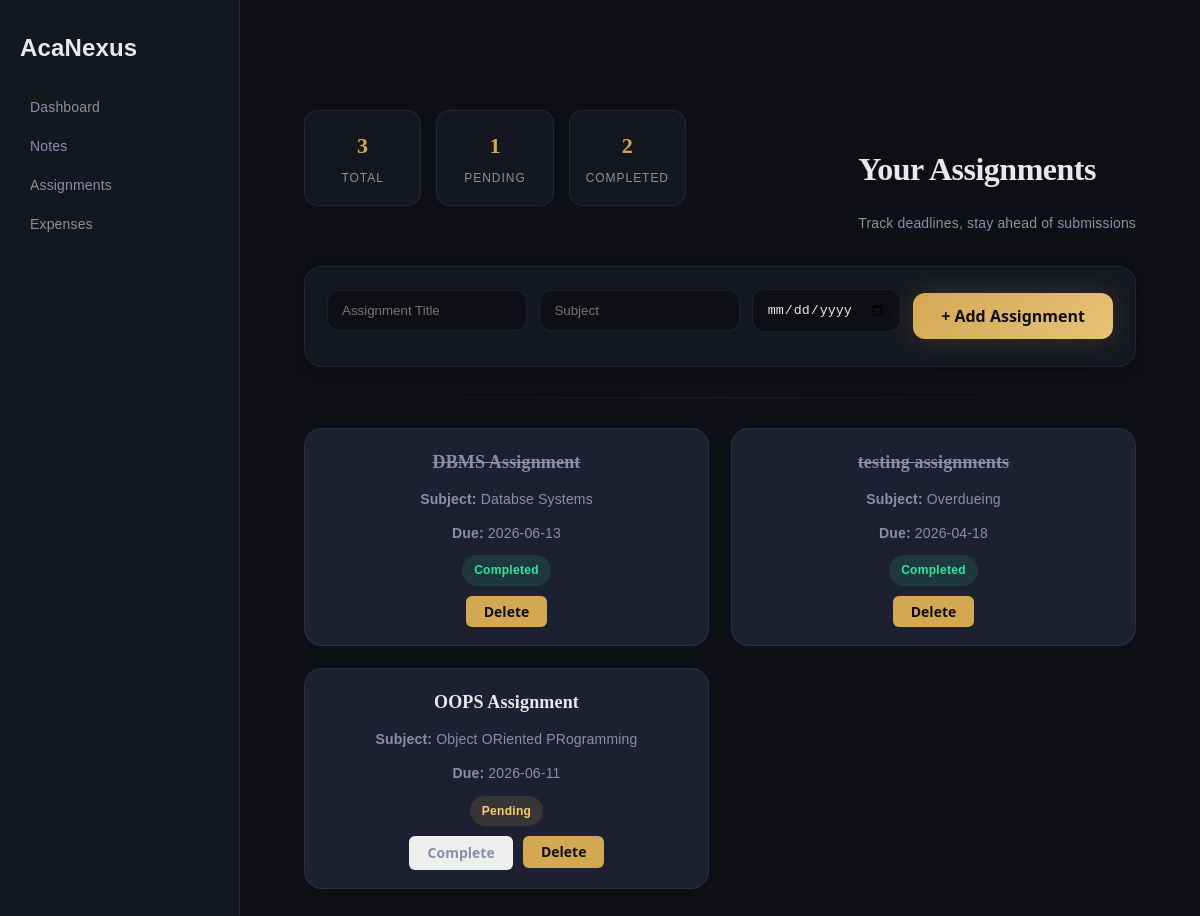
The app's page /assignments with its own data.
### tables this page shows
CREATE TABLE assignments (
    id INTEGER PRIMARY KEY AUTOINCREMENT,
    title TEXT NOT NULL,
    subject TEXT NOT NULL,
    due_date TEXT NOT NULL,
    status TEXT DEFAULT 'Pending'
);

### app.py (the view, shortened to what this page needs)
@app.route("/assignments", methods=["GET", "POST"])
def assignments():
    conn = sqlite3.connect("database/acanexus.db")
    cursor = conn.cursor()
    cursor.execute("SELECT * FROM assignments")
    assignments = cursor.fetchall()
    today = date.today().isoformat()
    conn.close()
    return render_template(
        "assignments.html",
        assignments=assignments,
        today=today
    )

### templates/assignments.html
{% extends "base.html" %} {% block content %}
<section class="assignments-page">
  <div class="container">
    <div class="assignments-topbar">
      <div class="assignments-stats">
        <div class="stat-box">
          <h3>{{ assignments|length }}</h3>
          <p>Total</p>
        </div>
        <div class="stat-box">
          <h3>
            {{ assignments | selectattr(4, "equalto", "Pending") | list | length
            }}
          </h3>
          <p>Pending</p>
        </div>
        <div class="stat-box">
          <h3>
            {{ assignments | selectattr(4, "equalto", "Completed") | list |
            length }}
          </h3>
          <p>Completed</p>
        </div>
      </div>
      <div>
        <h2>Your Assignments</h2>
        <p class="section-sub">Track deadlines, stay ahead of submissions</p>
      </div>
    </div>
    <div class="assignment-form-card">
      <form method="POST" class="assignment-form">
        <input
          type="text"
          name="title"
          placeholder="Assignment Title"
          required
        />
        <input type="text" name="subject" placeholder="Subject" required />
        <input type="date" name="due_date" required />
        <button type="submit" class="btn btn-gold">+ Add Assignment</button>
      </form>
    </div>
    <hr class="divider" />
    <div class="assignments-grid">
      {% if assignments|length == 0 %}
      <div class="assignments-empty">
        <h3>No Assignments Yet</h3>
        <p>Add your first assignment and stay ahead 🚀</p>
      </div>
      {% else %} {% for assignment in assignments %}
      <div class="assignment-card">
        <h3 class="assignment-title">{{ assignment[1] }}</h3>
        <p class="assignment-meta">
          <strong>Subject:</strong> {{ assignment[2] }}
        </p>
        <p class="assignment-meta"><strong>Due:</strong> {{ assignment[3] }}</p>
        {% if assignment[4] == "Completed" %}
        <span class="status-pill done">Completed</span>
        {% elif assignment[3] < today %}
        <span class="status-pill overdue">Overdue</span>
        {% else %}
        <span class="status-pill pending">Pending</span>
        {% endif %}
        <div class="assignment-actions">
          {% if assignment[4] == "Pending" %}
          <a href="/complete_assignment/{{ assignment[0] }}">
            <button class="btn btn-outline-sm">Complete</button>
          </a>
          {% endif %}
          <a
            href="/delete_assignment/{{ assignment[0] }}"
            onclick="return confirm('Delete this assignment?');"
          >
            <button class="btn btn-primary-sm">Delete</button>
          </a>
        </div>
      </div>
      {% endfor %} {% endif %}
    </div>
  </div>
</section>
{% endblock %}

### static/css/style.css (style rules this page uses)
html { -webkit-font-smoothing: antialiased; -moz-osx-font-smoothing: grayscale; text-rendering: optimizeLegibility; }
body { letter-spacing: 0.01em; }
section { position: relative; }
html { scroll-padding-top: var(--nav-height); }
:root { --bg: #0d0f14; --surface: #141720; --surface-2: #1c2030; --primary: #d4a853; --primary-soft: rgba(212,168,83,0.15); --text: #e8e9ee; --muted: #8a8fa8; --border: rgba(255,255,255,0.08); --s1: 4px; --s2: 8px; --s3: 12px; --s4: 16px; --s5: 20px; --s6: 24px; --s8: 32px; --s10: 40px; --s12: 48px; --r1: 6px; --r2: 12px; --r3: 18px; --r4: 24px; --shadow-sm: 0 4px 12px rgba(0,0,0,0.3); --shadow-md: 0 10px 30px rgba(0,0,0,0.4); --t-fast: 0.2s ease; --t-smooth: 0.35s ease; }
body { background: var(--bg); color: var(--text); font-family: 'DM Sans', sans-serif; }
.dashboard-card, .assignment-card, .note-card, .expense-card { background: var(--surface); border: 1px solid var(--border); border-radius: var(--r3); padding: var(--s6); animation: fadeUp 0.4s ease; }
.dashboard-grid, .assignments-grid, .notes-grid, .expenses-grid { display: grid; gap: var(--s6); }

### static/css/assignments.css (style rules this page uses)
.assignments-page { padding: 50px 0; color: var(--clr-text); }
.assignments-topbar { display: flex; justify-content: space-between; align-items: flex-end; margin-bottom: 30px; }
.assignments-topbar h2 { font-family: var(--ff-display); font-size: 32px; letter-spacing: -0.5px; }
.assignments-topbar .section-sub { color: var(--clr-text-muted); font-size: 14px; }
.assignment-form-card { background: var(--clr-surface); border: 1px solid var(--clr-border); border-radius: 18px; padding: 22px; margin-bottom: 30px; box-shadow: var(--shadow-sm); }
.assignment-form { display: grid; grid-template-columns: 2fr 2fr 1fr auto; gap: 12px; align-items: center; }
.assignment-form input { padding: 12px 14px; border-radius: 12px; border: 1px solid var(--clr-border); background: var(--clr-bg); color: var(--clr-text); outline: none; transition: 0.2s ease; }
.divider { border: none; height: 1px; background: linear-gradient( 90deg, transparent, var(--clr-border), transparent ); margin: 30px 0; }
.assignments-grid { display: grid; grid-template-columns: repeat(auto-fit, minmax(300px, 1fr)); gap: 22px; }
.assignment-card { background: var(--clr-surface-2); border: 1px solid var(--clr-border); border-radius: 18px; padding: 18px; display: flex; flex-direction: column; gap: 10px; transition: 0.25s ease; position: relative; overflow: hidden; }
.assignment-card::before { content: ""; position: absolute; inset: 0; background: radial-gradient( circle at top left, rgba(212,168,83,0.08), transparent 60% ); opacity: 0; transition: 0.3s ease; }
.assignment-title { font-family: var(--ff-display); font-size: 18px; font-weight: 700; }
.assignment-meta { font-size: 14px; color: var(--clr-text-muted); }
.status-pill { display: inline-flex; align-items: center; padding: 5px 12px; border-radius: 999px; font-size: 12px; font-weight: 600; width: fit-content; letter-spacing: 0.3px; }
.status-pill.done { background: rgba(46, 229, 157, 0.12); color: #2ee59d; }
.status-pill.pending { background: rgba(255, 204, 102, 0.12); color: #ffcc66; }
.assignment-actions { margin-top: auto; display: flex; gap: 10px; flex-wrap: wrap; }
.assignment-actions a { text-decoration: none; }
.assignment-card { animation: fadeUp 0.5s ease forwards; opacity: 0; transform: translateY(18px); }
.assignment-card:nth-child(1) { animation-delay: 0.05s; }
.assignment-card:nth-child(2) { animation-delay: 0.1s; }
.assignment-card:nth-child(3) { animation-delay: 0.15s; }
.assignment-card:has(.status-pill.done) { opacity: 0.75; }
.assignment-card:has(.status-pill.done) .assignment-title { text-decoration: line-through; color: var(--clr-text-muted); }
.assignment-actions button { transition: 0.2s ease; }
.assignments-stats { display: grid; grid-template-columns: repeat(3, 1fr); gap: 15px; margin: 20px 0 30px; }
.stat-box { background: var(--clr-surface); border: 1px solid var(--clr-border); border-radius: 14px; padding: 16px; text-align: center; transition: 0.2s ease; }
.stat-box h3 { font-size: 22px; font-family: var(--ff-display); color: var(--clr-gold); margin-bottom: 4px; }
.stat-box p { font-size: 12px; color: var(--clr-text-muted); letter-spacing: 0.08em; text-transform: uppercase; }

### records on screen
assignments: title "DBMS Assignment", subject "Databse Systems", due_date "2026-06-13", status "Completed"
assignments: title "testing assignments", subject "Overdueing", due_date "2026-04-18", status "Completed"
assignments: title "OOPS Assignment", subject "Object ORiented PRogramming", due_date "2026-06-11", status "Pending"

### other values on screen
{{ assignments|length }} "3"
{{ assignments | selectattr(4, "equalto", "Pending") | list | length }} "1"
